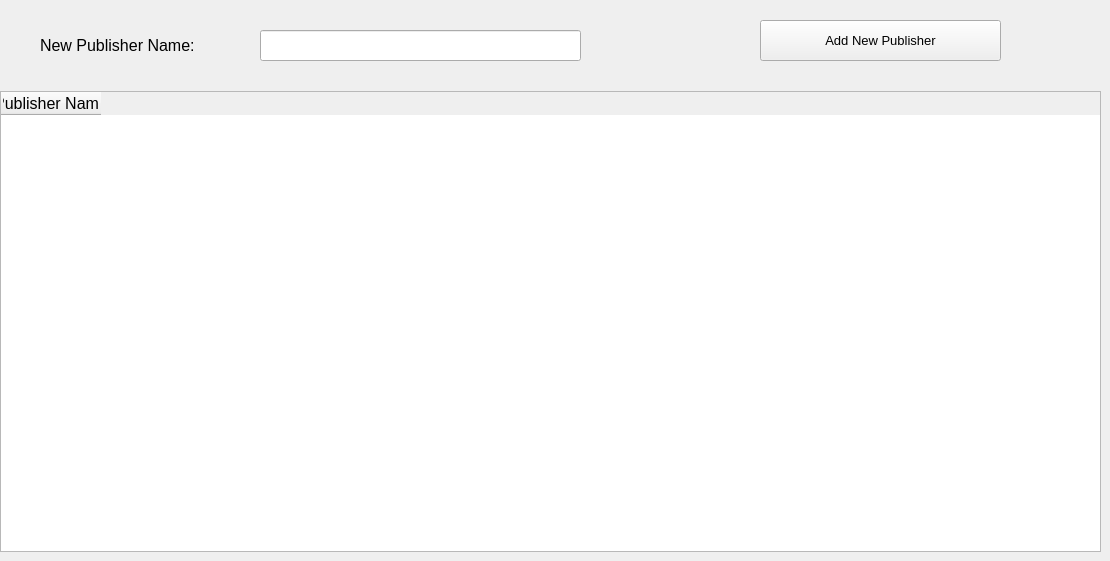
      <widget class="QWidget" name="tab_9">
       <attribute name="title">
        <string>Publisher</string>
       </attribute>
       <widget class="QTableWidget" name="tableWidget_4">
        <property name="geometry">
         <rect>
          <x>0</x>
          <y>91</y>
          <width>1101</width>
          <height>461</height>
         </rect>
        </property>
        <property name="font">
         <font>
          <pointsize>12</pointsize>
         </font>
        </property>
        <column>
         <property name="text">
          <string>Publisher Name</string>
         </property>
        </column>
       </widget>
       <widget class="QPushButton" name="pushButton_16">
        <property name="geometry">
         <rect>
          <x>760</x>
          <y>20</y>
          <width>241</width>
          <height>41</height>
         </rect>
        </property>
        <property name="font">
         <font>
          <pointsize>10</pointsize>
         </font>
        </property>
        <property name="text">
         <string>Add New Publisher</string>
        </property>
       </widget>
       <widget class="QLineEdit" name="lineEdit_21">
        <property name="geometry">
         <rect>
          <x>260</x>
          <y>30</y>
          <width>321</width>
          <height>31</height>
         </rect>
        </property>
       </widget>
       <widget class="QLabel" name="label_31">
        <property name="geometry">
         <rect>
          <x>40</x>
          <y>30</y>
          <width>207</width>
          <height>30</height>
         </rect>
        </property>
        <property name="font">
         <font>
          <family>Segoe UI</family>
          <pointsize>12</pointsize>
         </font>
        </property>
        <property name="text">
         <string>New Publisher Name:</string>
        </property>
       </widget>
      </widget>
